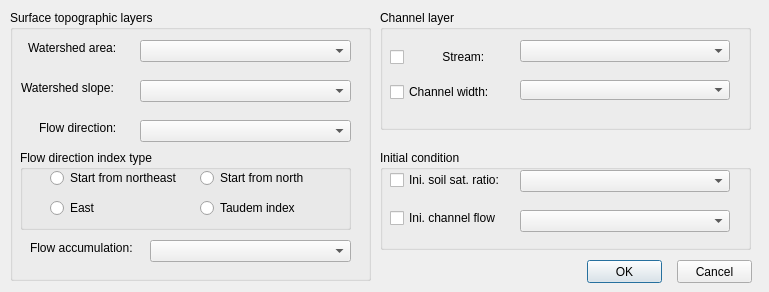
<?xml version="1.0" encoding="UTF-8"?>
<ui version="4.0">
 <class>Dialog</class>
 <widget class="QDialog" name="Dialog">
  <property name="geometry">
   <rect>
    <x>0</x>
    <y>0</y>
    <width>769</width>
    <height>292</height>
   </rect>
  </property>
  <property name="windowTitle">
   <string>Setup Watershed data</string>
  </property>
  <widget class="QGroupBox" name="groupBox">
   <property name="geometry">
    <rect>
     <x>10</x>
     <y>10</y>
     <width>361</width>
     <height>271</height>
    </rect>
   </property>
   <property name="title">
    <string>Surface topographic layers</string>
   </property>
   <widget class="QComboBox" name="cmbWatershedArea">
    <property name="geometry">
     <rect>
      <x>130</x>
      <y>30</y>
      <width>211</width>
      <height>22</height>
     </rect>
    </property>
   </widget>
   <widget class="QComboBox" name="cmbWatershedSlope">
    <property name="geometry">
     <rect>
      <x>130</x>
      <y>70</y>
      <width>211</width>
      <height>22</height>
     </rect>
    </property>
   </widget>
   <widget class="QComboBox" name="cmbFdir">
    <property name="geometry">
     <rect>
      <x>130</x>
      <y>110</y>
      <width>211</width>
      <height>22</height>
     </rect>
    </property>
   </widget>
   <widget class="QGroupBox" name="groupBox_2">
    <property name="geometry">
     <rect>
      <x>10</x>
      <y>140</y>
      <width>331</width>
      <height>80</height>
     </rect>
    </property>
    <property name="title">
     <string>Flow direction index type</string>
    </property>
    <widget class="QRadioButton" name="rbFDIndexTypeNE">
     <property name="geometry">
      <rect>
       <x>30</x>
       <y>20</y>
       <width>131</width>
       <height>16</height>
      </rect>
     </property>
     <property name="text">
      <string>Start from northeast</string>
     </property>
    </widget>
    <widget class="QRadioButton" name="rbFDIndexTypeN">
     <property name="geometry">
      <rect>
       <x>180</x>
       <y>20</y>
       <width>111</width>
       <height>16</height>
      </rect>
     </property>
     <property name="text">
      <string>Start from north</string>
     </property>
    </widget>
    <widget class="QRadioButton" name="rdioEAST">
     <property name="geometry">
      <rect>
       <x>30</x>
       <y>50</y>
       <width>121</width>
       <height>16</height>
      </rect>
     </property>
     <property name="text">
      <string>East</string>
     </property>
    </widget>
    <widget class="QRadioButton" name="rdioTaudem">
     <property name="geometry">
      <rect>
       <x>180</x>
       <y>50</y>
       <width>111</width>
       <height>16</height>
      </rect>
     </property>
     <property name="text">
      <string>Taudem index</string>
     </property>
    </widget>
   </widget>
   <widget class="QComboBox" name="cmbFac">
    <property name="geometry">
     <rect>
      <x>140</x>
      <y>230</y>
      <width>201</width>
      <height>22</height>
     </rect>
    </property>
   </widget>
   <widget class="QLabel" name="label">
    <property name="geometry">
     <rect>
      <x>20</x>
      <y>230</y>
      <width>131</width>
      <height>16</height>
     </rect>
    </property>
    <property name="text">
     <string>Flow accumulation:</string>
    </property>
   </widget>
   <widget class="QLabel" name="label_2">
    <property name="geometry">
     <rect>
      <x>18</x>
      <y>30</y>
      <width>100</width>
      <height>16</height>
     </rect>
    </property>
    <property name="text">
     <string>Watershed area:</string>
    </property>
   </widget>
   <widget class="QLabel" name="label_3">
    <property name="geometry">
     <rect>
      <x>11</x>
      <y>70</y>
      <width>101</width>
      <height>16</height>
     </rect>
    </property>
    <property name="text">
     <string>Watershed slope:</string>
    </property>
   </widget>
   <widget class="QLabel" name="label_4">
    <property name="geometry">
     <rect>
      <x>29</x>
      <y>110</y>
      <width>101</width>
      <height>16</height>
     </rect>
    </property>
    <property name="text">
     <string>Flow direction:</string>
    </property>
   </widget>
  </widget>
  <widget class="QGroupBox" name="groupBox_3">
   <property name="geometry">
    <rect>
     <x>380</x>
     <y>10</y>
     <width>371</width>
     <height>120</height>
    </rect>
   </property>
   <property name="title">
    <string>Channel layer</string>
   </property>
   <widget class="QComboBox" name="cmbStream">
    <property name="geometry">
     <rect>
      <x>140</x>
      <y>30</y>
      <width>210</width>
      <height>22</height>
     </rect>
    </property>
   </widget>
   <widget class="QComboBox" name="cmbChannelWidthLayer">
    <property name="geometry">
     <rect>
      <x>140</x>
      <y>70</y>
      <width>210</width>
      <height>20</height>
     </rect>
    </property>
   </widget>
   <widget class="QCheckBox" name="chkStreamLayer">
    <property name="geometry">
     <rect>
      <x>10</x>
      <y>39</y>
      <width>111</width>
      <height>16</height>
     </rect>
    </property>
    <property name="text">
     <string>          Stream:</string>
    </property>
    <property name="checked">
     <bool>false</bool>
    </property>
   </widget>
   <widget class="QCheckBox" name="chkChannelWidthLayer">
    <property name="geometry">
     <rect>
      <x>10</x>
      <y>74</y>
      <width>111</width>
      <height>16</height>
     </rect>
    </property>
    <property name="text">
     <string>Channel width:</string>
    </property>
   </widget>
  </widget>
  <widget class="QPushButton" name="btnOK">
   <property name="geometry">
    <rect>
     <x>587</x>
     <y>260</y>
     <width>75</width>
     <height>23</height>
    </rect>
   </property>
   <property name="text">
    <string>OK</string>
   </property>
  </widget>
  <widget class="QPushButton" name="btnCancel">
   <property name="geometry">
    <rect>
     <x>677</x>
     <y>260</y>
     <width>75</width>
     <height>23</height>
    </rect>
   </property>
   <property name="text">
    <string>Cancel</string>
   </property>
  </widget>
  <widget class="QGroupBox" name="groupBox_4">
   <property name="geometry">
    <rect>
     <x>380</x>
     <y>150</y>
     <width>371</width>
     <height>100</height>
    </rect>
   </property>
   <property name="title">
    <string>Initial condition</string>
   </property>
   <widget class="QComboBox" name="cmbiniSoilRatioLayer">
    <property name="geometry">
     <rect>
      <x>140</x>
      <y>20</y>
      <width>210</width>
      <height>22</height>
     </rect>
    </property>
   </widget>
   <widget class="QCheckBox" name="chkiniSoilRatioLayer">
    <property name="geometry">
     <rect>
      <x>10</x>
      <y>22</y>
      <width>181</width>
      <height>16</height>
     </rect>
    </property>
    <property name="text">
     <string>Ini. soil sat. ratio:</string>
    </property>
   </widget>
   <widget class="QCheckBox" name="chkIniFlow">
    <property name="geometry">
     <rect>
      <x>10</x>
      <y>60</y>
      <width>121</width>
      <height>16</height>
     </rect>
    </property>
    <property name="text">
     <string>Ini. channel flow</string>
    </property>
   </widget>
   <widget class="QComboBox" name="cmbiniFlowLayer">
    <property name="geometry">
     <rect>
      <x>140</x>
      <y>60</y>
      <width>210</width>
      <height>22</height>
     </rect>
    </property>
   </widget>
  </widget>
 </widget>
 <resources/>
 <connections/>
</ui>
